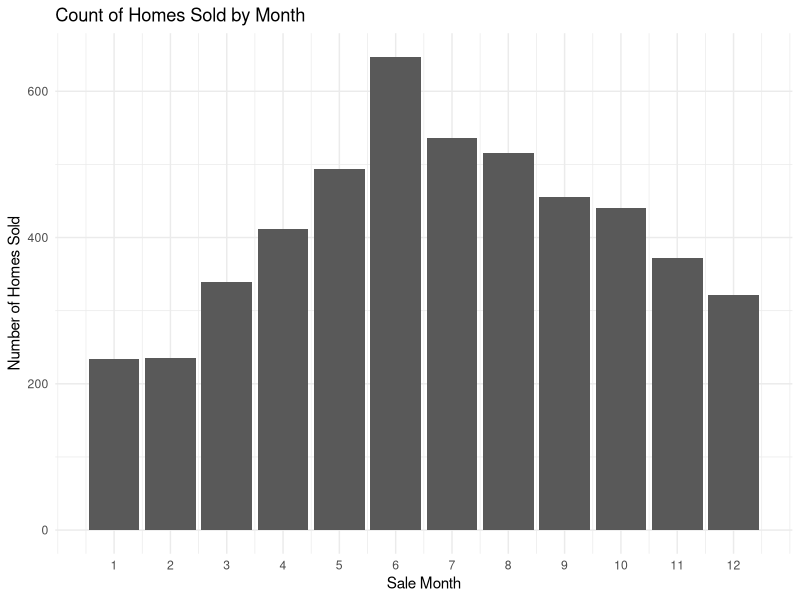
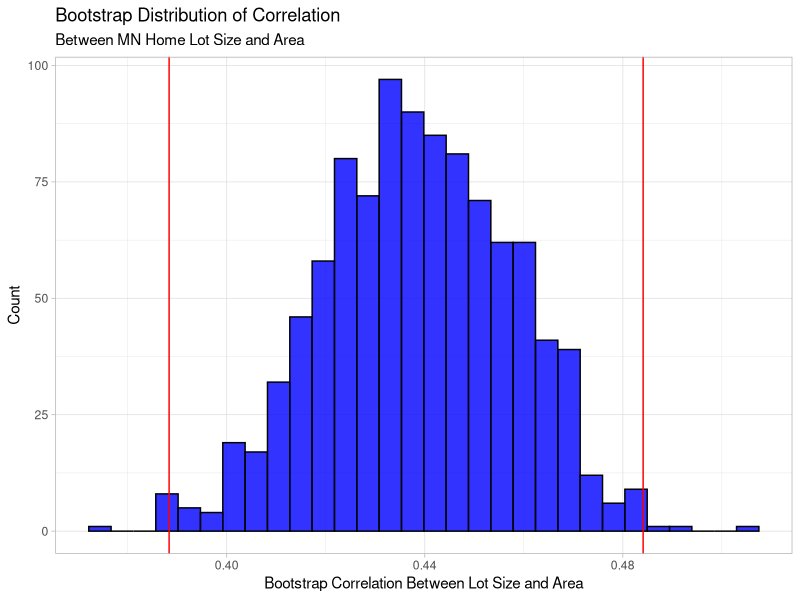
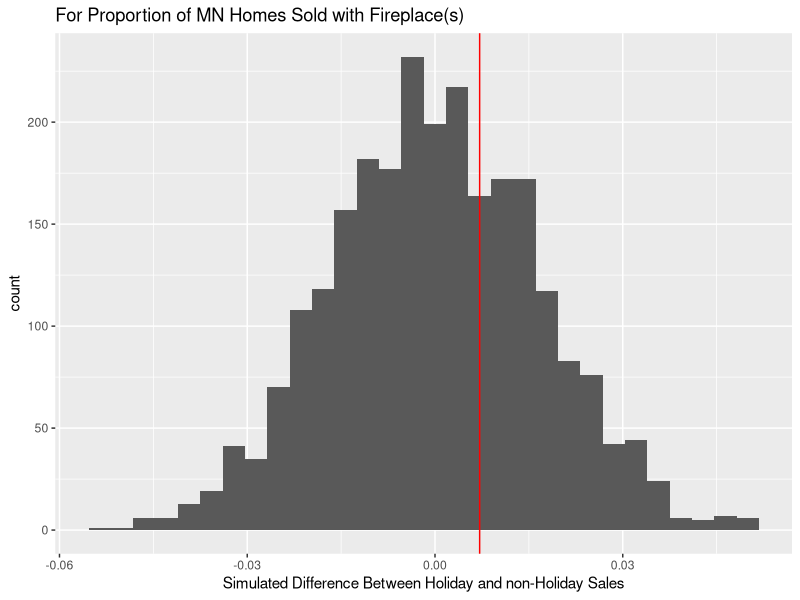

The R source for these figures, in order:
## ---- chunk 1
library(tidyverse) 
## ---- chunk 2
mn_homes <- read_csv("data/mn_homes.csv")
colnames(mn_homes)
## ---- chunk 3
mn_homes <- mn_homes %>% 
  mutate(pricesqft = round(salesprice / area, 2))
## ---- chunk 4
mn_homes <- mn_homes %>% 
  mutate(fireplace = ifelse(numfireplaces > 0, 1, 0))
## ---- chunk 5
mn_homes <- mn_homes %>% 
  mutate(holidays = ifelse(salemonth > 9, 1, 0))
## ---- chunk 6
mn_homes <- mn_homes %>% 
  mutate(prewar = ifelse(yearbuilt <= 1940, 1, 0))
## ---- chunk 7
view(mn_homes)
## ---- chunk 8

# dataframe with min ppsf values:
min_neighborhood <- mn_homes %>% 
  group_by(neighborhood) %>% 
  filter(pricesqft == min(pricesqft)) %>% 
  select(salesprice, neighborhood, pricesqft)

# dataframe with max ppsf values:
max_neighborhood <- mn_homes %>% 
  group_by(neighborhood) %>% 
  filter(pricesqft == max(pricesqft)) %>% 
  select(salesprice, neighborhood, pricesqft)

# combine 2 dataframes:
min_max_neighborhood <- rbind(min_neighborhood, max_neighborhood)

# view Minnehaha values:
min_max_neighborhood %>% 
  filter(neighborhood == "Minnehaha") %>% 
  print()
## ---- chunk 9
month_count <- mn_homes %>% 
  group_by(salemonth) %>% 
  mutate(monthcount = n()) %>% 
  select(salemonth, monthcount) %>% 
  distinct() %>% 
  arrange(salemonth)
month_count
## ---- chunk 10
month_count_viz <- month_count %>% 
  ggplot(aes(x = salemonth, y = monthcount)) +
  geom_bar(stat = "identity") +
  labs(x = "Sale Month",
       y = "Number of Homes Sold",
       title = "Count of Homes Sold by Month") +
  scale_x_continuous(breaks=seq(1,12,1))+
  theme_minimal()
month_count_viz
## ---- chunk 11

# Correlation Coefficient:
samp_corr <- cor(mn_homes$lotsize, mn_homes$area)
samp_corr

# Correlation Coefficient Test and Significance Level:
samp_corr_test <- cor.test(mn_homes$lotsize, mn_homes$area)
samp_corr_test

# r value can also be computed manually:
corr_lotsize_area <- mn_homes %>%
  summarize(r_value = cor(lotsize, area)) %>%
  print()
## ---- chunk 12
boot_dist <- numeric(1000)
for (i in 1 : 1000) {
  set.seed(i)
  indices <- sample(1 : nrow(mn_homes), replace = TRUE)
  boot_correlation <- mn_homes %>%
  slice(indices) %>%
  summarize(r_value = cor(lotsize, area)) %>%
    pull()
  boot_dist[i] <- boot_correlation
}
boot_cor <- tibble(boot_dist)
bootstrap_interval <- boot_cor %>%
  summarize(lower = quantile(boot_dist, 0.005),
            upper = quantile(boot_dist, 0.995)
            )
bootstrap_interval
## ---- chunk 13
ggplot(data = boot_cor, aes(x = boot_dist)) +
  geom_histogram(color = "black", fill = "blue", alpha = .8) + 
  geom_vline(xintercept = c(bootstrap_interval$lower, 
                            bootstrap_interval$upper),
             color = "red") +
  labs(title = "Bootstrap Distribution of Correlation",
       subtitle =  "Between MN Home Lot Size and Area",
       x = "Bootstrap Correlation Between Lot Size and Area",
       y = "Count") +
  theme_light()
## ---- chunk 14
sw_mn_homes <- mn_homes %>% 
  filter(community == "Southwest")
## ---- chunk 15
set.seed(22)
n_sims <- 5000
stat <- numeric(n_sims)
for (i in 1:n_sims) {
  indices <- sample(1:nrow(sw_mn_homes), replace = TRUE)
  boot_mean <- sw_mn_homes %>%
    slice(indices) %>%
    summarize(boot_mean = mean(lotsize)) %>%
    pull()
  stat[i] <- boot_mean
}
boot_means <- tibble(stat = stat)
## ---- chunk 16
bootstrap_interval <- boot_means %>%
  summarize(lower = quantile(stat, 0.050),
            upper = quantile(stat, 0.950))
bootstrap_interval
## ---- chunk 17
t.test(sw_mn_homes$lotsize, na.rm=TRUE, conf.level = 0.90)
## ---- chunk 18
mean(sw_mn_homes$lotsize)
## ---- chunk 19
winter_fireplace_sales <- mn_homes %>%
  group_by(holidays, fireplace) %>%
  summarise(sold_count = n()) %>%
  ungroup()
winter_fireplace_sales
## ---- chunk 20
total_props_fireplace <- mn_homes %>%
  summarise(prop_fireplace = sum(fireplace)/n())
total_props_fireplace
## ---- chunk 21
holidays_props_fireplace <- mn_homes %>%
  filter(holidays == 1) %>% 
  summarise(prop_fireplace = sum(fireplace)/n())
holidays_props_fireplace
## ---- chunk 22
non_holidays_props_fireplace <- mn_homes %>%
  filter(holidays == 0) %>% 
  summarise(prop_fireplace = sum(fireplace)/n())
non_holidays_props_fireplace
## ---- chunk 23
set.seed(144)
number_sims <- 2500

holiday_sales <- mn_homes %>% 
  filter(holidays == 1)

other_sales <- mn_homes %>% 
  filter(holidays == 0)

simulated_props <- numeric(number_sims)

for (i in 1:number_sims) {
  
  h_prop <- holiday_sales %>%
  slice(sample(1:nrow(holiday_sales), replace = TRUE)) %>%
  summarize(sum(fireplace)/n()) %>%
  pull()
  
  o_prop <- other_sales %>%
  slice(sample(1:nrow(other_sales), replace = TRUE)) %>%
  summarize(sum(fireplace)/n()) %>%
  pull()
  
  simulated_props[i] <- h_prop - o_prop
}
## ---- chunk 24

holiday_diffs <- tibble(diffs = simulated_props)

boot_mean <- holiday_diffs %>%
  summarize(mean = mean(diffs)) %>% 
  pull()

holiday_diffs <- holiday_diffs %>%
  mutate(shifted_diffs = diffs + (0 - boot_mean))

holiday_diffs %>%
  filter(shifted_diffs > boot_mean) %>%
  summarize(p_value = n()/nrow(holiday_diffs))

## ---- chunk 25
#simulated_props_data <- tibble(props = simulated_props)
simulated_props_data <- holiday_diffs

#obs_mean <- mean(mn_homes$fireplace) #total prop w/ fireplace is 0.416
obs_diff <- 0.4215168 - 0.4143818
ggplot(simulated_props_data, 
    aes(x = shifted_diffs)) + 
  geom_histogram(bins = 30) + 
  geom_vline(xintercept = (obs_diff), color = "red") +
  labs(x = "Simulated Difference Between Holiday and non-Holiday Sales",
       title = "For Proportion of MN Homes Sold with Fireplace(s)")
## ---- chunk 26
simulated_props_data %>%
  filter(shifted_diffs >= (obs_diff)) %>%
  summarize(p_value = n() / nrow(simulated_props_data))
## ---- chunk 27

set.seed(88)
n_sims <- 2500

pre_war <- mn_homes %>%
  filter(prewar == 1)

post_war <- mn_homes %>%
    filter(prewar == 0)



boot_sims <- numeric(n_sims)

for (i in 1:n_sims) {

  prewar_ppsf <- pre_war %>%
    slice(sample(1:nrow(pre_war), replace = TRUE)) %>%
    summarize(median(pricesqft)) %>%
    pull()

  postwar_ppsf <- post_war %>%
    slice(sample(1:nrow(post_war), replace = TRUE)) %>%
    summarize(median(pricesqft)) %>%
    pull()
  
  boot_sims[i] <- prewar_ppsf - postwar_ppsf

}

obs_diff <- median(pre_war$pricesqft) - median(post_war$pricesqft)

boot_median <- mean(boot_sims)

boot_sims <- tibble(boot_sims)
centered <- boot_sims %>%
  mutate(centered = boot_sims - boot_median)

centered %>%
  mutate(extreme = if_else(centered >= obs_diff, 1, 0)) %>%
  summarize(p_val = mean(extreme)) %>%
  pull()
